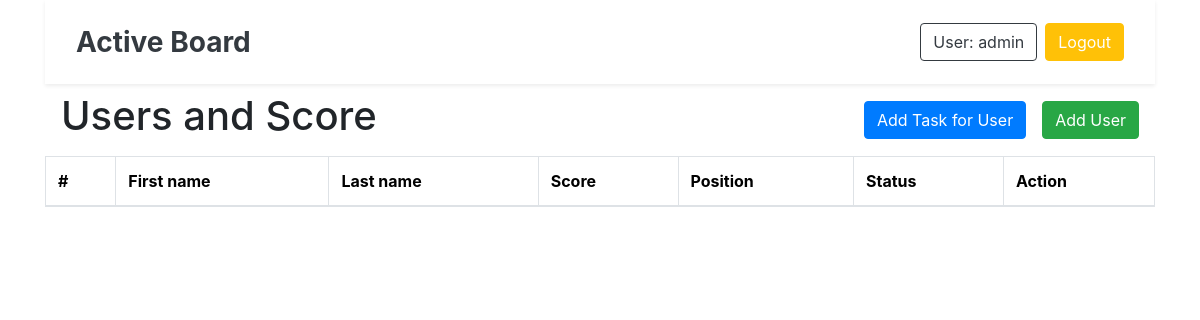
The app's page / (signed in), older data.
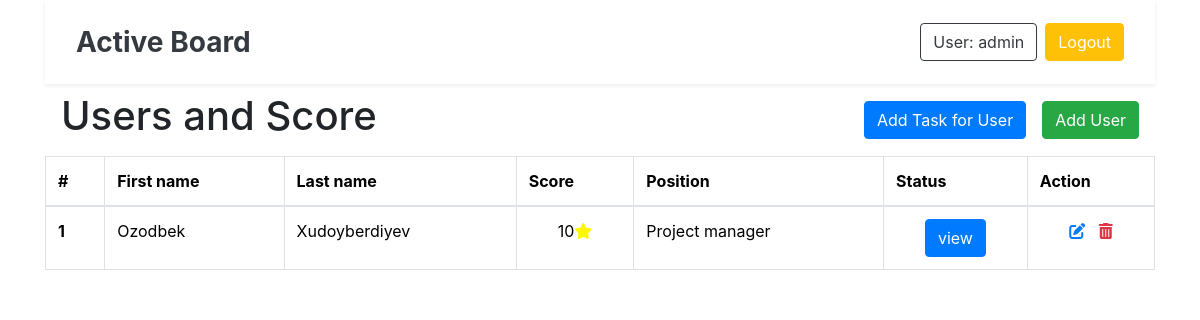
The same page, newer data.
### users/models.py (models this page shows, shortened)
class UserProfile(models.Model):
    user = models.OneToOneField(User, on_delete=models.CASCADE)
    score = models.IntegerField(default=0)
    position = models.ForeignKey(Position,on_delete=models.CASCADE)

class Position(models.Model):
    name = models.CharField(max_length=50)
    def __str__(self):
        return f"{self.name}"

### users/views.py (the view)
# urls.py: 2. Add a URL to urlpatterns:  path('', views.home, name='home')
def home(request):
    users = UserProfile.objects.order_by("-score")
    context = {
        "users":users
    }
    return render(request,"index.html",context)

### templates/index.html (shortened to what this page needs)
{% extends 'base.html' %} {% load static %} {% block content %}
{% if user.is_authenticated %}
  <div class="navbar">
    <h1>Users and Score</h1>
    <div class="d-grid gap-2 d-md-flex justify-content-md-end">
      <a class="btn btn-primary me-md-2" href="{% url 'add_task' %}" type="button">Add Task for User</a>
      <a class="btn btn-success" href="{% url 'add_user' %}" type="button">Add User</a>
    </div>
  </div>
    <table class="table table-bordered">
      <thead>
        <tr>
          <th scope="col">#</th>
          <th scope="col">First name</th>
          <th scope="col">Last name</th>
          <th scope="col">Score</th>
          <th scope="col">Position</th>
          <th scope="col">Status</th>
          <th scope="col">Action</th>
        </tr>
      </thead>
      <tbody>
        {% for user in users %}
        <tr>
          <th scope="row">{{forloop.counter}}</th>
          <td>{{user.user.first_name}}</td>
          <td>{{user.user.last_name}}</td>
          <td class="text-center">{{user.score}}<i class="fa-solid fa-star " style="color: #fff700;"></i></td>
          <td>{{user.position}}</td>
          <td class="text-center">
            <a
              type="button"
              href="{% url "user_status" user.id %}"
              class="btn btn-primary"
            >
              view</a
            >
          </td>
          <td  class="text-center">
              <a href="{% url 'edit_user' user.id %}">
                <i class="fa-solid fa-pen-to-square"></i>
              </a>
              <a href="{% url "delete_user" user.id %}">
                <i class="fas fa-trash-alt text-danger"></i>
              </a>
            </td>
        </tr>
        {% endfor %}
      </tbody>
    </table>
{% else %}
<h5>You don't have permission.You should register or login</h5>
{% endif %}
{% endblock %}

### templates/base.html (shortened to what this page needs)
{% load static %}
<!DOCTYPE html>
<html lang="en">
<head>
    <link
      href="https://getbootstrap.com/docs/5.3/dist/css/bootstrap.min.css"
      rel="stylesheet"/>
   <link href="https://cdn.jsdelivr.net/npm/bootstrap@5.3.3/dist/css/bootstrap.min.css" rel="stylesheet">
    <link rel="stylesheet" href='{% static "css/style.css" %}'>
    <link href="{% static 'css/style.css' %}" rel="stylesheet" />
    <link
      href="https://getbootstrap.com/docs/4.0/dist/css/bootstrap.min.css"
      rel="stylesheet"
    />
</head>
<body>
    <div class="container">
        <nav class="navbar navbar-expand-lg navbar-light bg-white shadow-sm p-3">
            <div class="container">
                <a class="navbar-brand fw-bold text-dark fs-3" href="/">Active Board</a>
                <div class="collapse navbar-collapse" id="navbarSupportedContent">
                    <ul class="navbar-nav ms-auto align-items-center">
                        {% if user.is_authenticated %}
                            <li class="nav-item">
                                <a class="btn btn-outline-dark me-2" href="#">User: {{ user }}</a>
                            </li>
                            <li class="nav-item">
                                <a class="btn btn-warning text-white" href="{% url 'logout' %}">Logout</a>
                            </li>
                        {% endif %}
                    </ul>
                </div>
            </div>
        </nav>
        {% block content %}
        {% endblock %}
    </div>
</body>
</html>

### Active_Board/static/css/style.css (style rules this page uses)
h1, h2, h3, h4, h5, h6 { font-family: "Playfair Display", Georgia, "Times New Roman", serif; }

Row changes from the older to the newer data that the page shows:
added UserProfile: user.first_name "Ozodbek", user.last_name "Xudoyberdiyev", score "10", position "Project manager"
